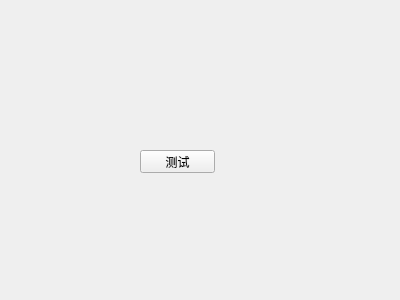
<?xml version="1.0" encoding="UTF-8"?>
<ui version="4.0">
 <class>MainWindow</class>
 <widget class="QWidget" name="MainWindow">
  <property name="geometry">
   <rect>
    <x>0</x>
    <y>0</y>
    <width>400</width>
    <height>300</height>
   </rect>
  </property>
  <property name="windowTitle">
   <string>MainWindow</string>
  </property>
  <widget class="QPushButton" name="pushButton">
   <property name="geometry">
    <rect>
     <x>140</x>
     <y>150</y>
     <width>75</width>
     <height>23</height>
    </rect>
   </property>
   <property name="text">
    <string>测试</string>
   </property>
  </widget>
 </widget>
 <resources/>
 <connections/>
</ui>
